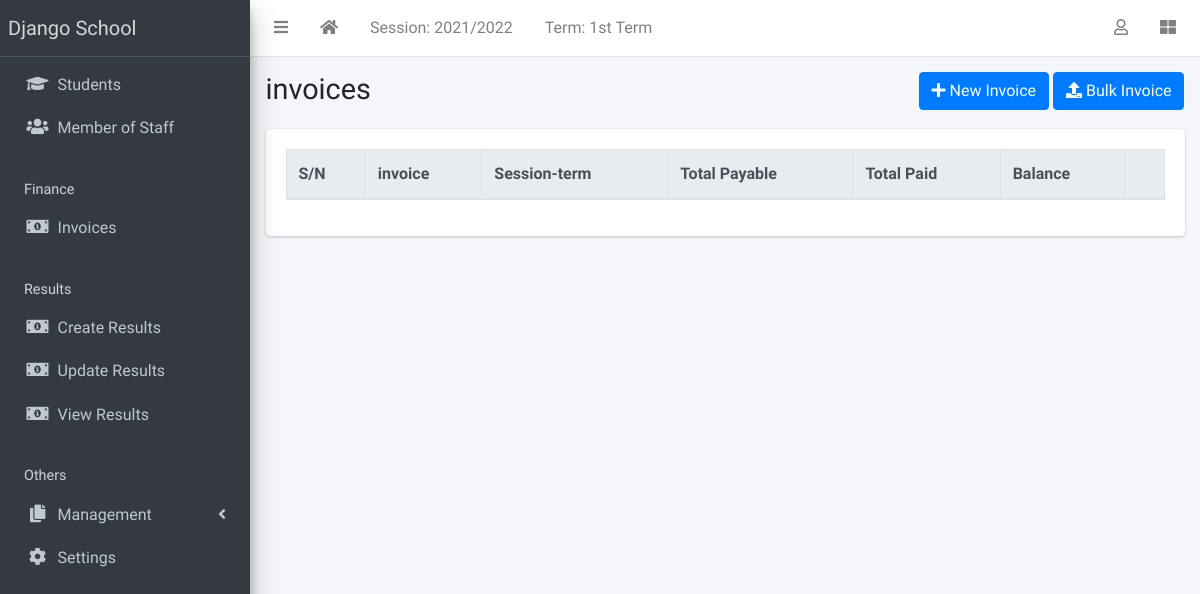
The app's page /finance/list/ (signed in), older data.
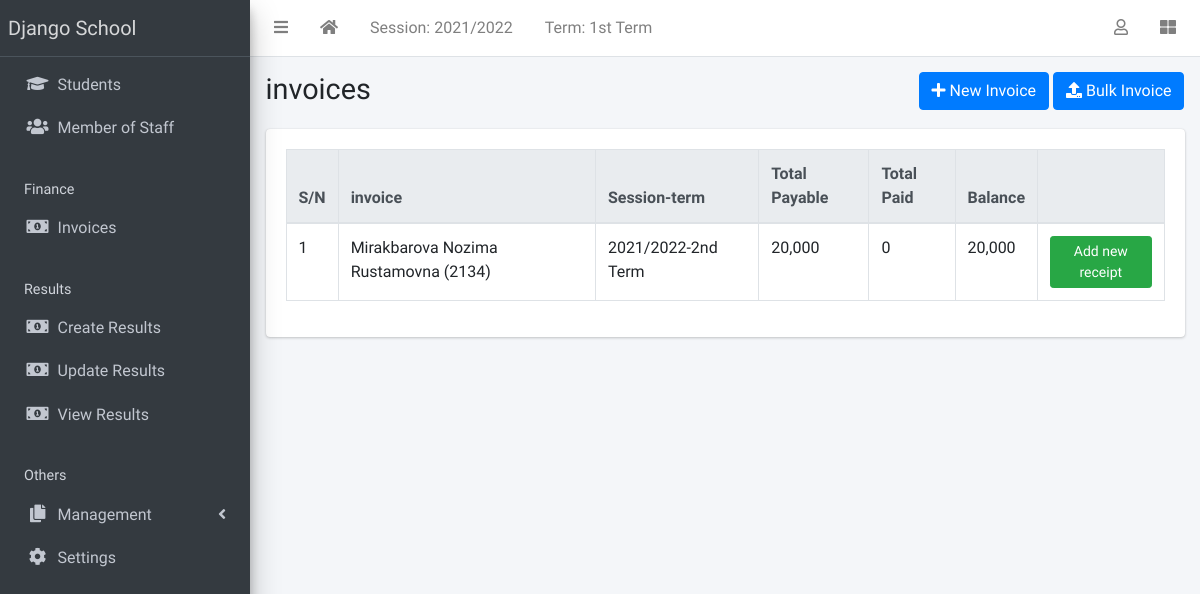
The same page, newer data.
### apps/finance/models.py (models this page shows, shortened)
class Invoice(models.Model):
    student = models.ForeignKey(Student, on_delete=models.CASCADE)
    session = models.ForeignKey(AcademicSession, on_delete=models.CASCADE)
    term = models.ForeignKey(AcademicTerm, on_delete=models.CASCADE)
    class_for = models.ForeignKey(StudentClass, on_delete=models.CASCADE)
    balance_from_previous_term = models.IntegerField(default=0)
    status = models.CharField(
        max_length=20,
        choices=[("active", "Active"), ("closed", "Closed")],
        default="active",
    )
    class Meta:
        ordering = ["student", "term"]
    def __str__(self):
        return f"{self.student}"
    def balance(self):
        payable = self.total_amount_payable()
        paid = self.total_amount_paid()
        return payable - paid
    def amount_payable(self):
        items = InvoiceItem.objects.filter(invoice=self)
        total = 0
        for item in items:
            total += item.amount
        return total
    def total_amount_payable(self):
        return self.balance_from_previous_term + self.amount_payable()
    def total_amount_paid(self):
        receipts = Receipt.objects.filter(invoice=self)
        amount = 0
        for receipt in receipts:
            amount += receipt.amount_paid
        return amount

class InvoiceItem(models.Model):
    invoice = models.ForeignKey(Invoice, on_delete=models.CASCADE)
    description = models.CharField(max_length=200)
    amount = models.IntegerField()

### apps/students/models.py (models this page shows, shortened)
class Student(models.Model):
    STATUS_CHOICES = [("active", "Active"), ("inactive", "Inactive")]
    GENDER_CHOICES = [("male", "Male"), ("female", "Female")]
    current_status = models.CharField(
        max_length=10, choices=STATUS_CHOICES, default="active"
    )
    registration_number = models.CharField(max_length=200, unique=True)
    surname = models.CharField(max_length=200)
    firstname = models.CharField(max_length=200)
    other_name = models.CharField(max_length=200, blank=True)
    gender = models.CharField(max_length=10, choices=GENDER_CHOICES, default="male")
    date_of_birth = models.DateField(default=timezone.now)
    current_class = models.ForeignKey(
        StudentClass, on_delete=models.SET_NULL, blank=True, null=True
    )
    date_of_admission = models.DateField(default=timezone.now)
    mobile_num_regex = RegexValidator(
        regex="^[0-9]{10,15}$", message="Entered mobile number isn't in a right format!"
    )
    parent_mobile_number = models.CharField(
        validators=[mobile_num_regex], max_length=13, blank=True
    )
    address = models.TextField(blank=True)
    others = models.TextField(blank=True)
    passport = models.ImageField(blank=True, upload_to="students/passports/")
    class Meta:
        ordering = ["surname", "firstname", "other_name"]
    def __str__(self):
        return f"{self.surname} {self.firstname} {self.other_name} ({self.registration_number})"

### apps/corecode/models.py (models this page shows)
class AcademicSession(models.Model):
    name = models.CharField(max_length=200, unique=True)
    current = models.BooleanField(default=True)
    class Meta:
        ordering = ["-name"]
    def __str__(self):
        return self.name

class AcademicTerm(models.Model):
    name = models.CharField(max_length=20, unique=True)
    current = models.BooleanField(default=True)
    class Meta:
        ordering = ["name"]
    def __str__(self):
        return self.name

### apps/finance/views.py (the view)
# urls.py: path("list/", InvoiceListView.as_view(), name="invoice-list"),
class InvoiceListView(LoginRequiredMixin, ListView):
    model = Invoice

### apps/corecode/context_processors.py (called while the page is built)
def site_defaults(request):
    current_session = AcademicSession.objects.get(current=True)
    current_term = AcademicTerm.objects.get(current=True)
    vals = SiteConfig.objects.all()
    contexts = {
        "current_session": current_session.name,
        "current_term": current_term.name,
    }
    for val in vals:
        contexts[val.key] = val.value
    return contexts

### apps/finance/templates/finance/invoice_list.html (shortened to what this page needs)
{% extends 'base.html' %}
{% load humanize %}
{% block title %}invoices{% endblock title %}
{% block breadcrumb %}
<a class="btn btn-primary" href="{% url 'invoice-create' %}"><i
    class="fas fa-plus"></i> New Invoice</a>
<a class="btn btn-primary" href="{% url 'bulk-invoice' %}"><i
    class="fas fa-upload"></i> Bulk Invoice</a>
{% endblock breadcrumb %}
{% block content %}
  <div class="table-responsive">
    <table id="invoicetable" class="table table-bordered table-hover">
      <thead class="thead-light">
        <tr>
          <th>S/N</th>
          <th>invoice</th>
          <th>Session-term</th>
          <th>Total Payable</th>
          <th>Total Paid</th>
          <th>Balance</th>
          <th></th>
        </tr>
      </thead>
      <tbody>
        {% for invoice in object_list %}
          <tr class='clickable-row' data-href="{% url 'invoice-detail' invoice.id %}">
            <td>{{ forloop.counter}}</td>
            <td>{{ invoice}}</td>
            <td>{{ invoice.session}}-{{ invoice.term}}</td>
            <td>{{ invoice.total_amount_payable | intcomma }}</td>
            <td>{{ invoice.total_amount_paid | intcomma }}</td>
            <td>{{ invoice.balance | intcomma }}</td>
            <td><a class="btn btn-success btn-sm"
                href="{% url 'receipt-create' %}?invoice={{ invoice.id }}">Add new
                receipt</a></td>
          </tr>
        {% endfor %}
      </tbody>
    </table>
  </div>
{% endblock content %}

Row changes from the older to the newer data that the page shows:
added Invoice: student.registration_number "Mirakbarova Nozima Rustamovna (2134)", session "2021/2022", term "2nd Term", total_amount_payable "20,000", total_amount_paid "0", balance "20,000"
